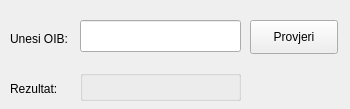
<?xml version="1.0" encoding="UTF-8"?>
<ui version="4.0">
 <class>Form</class>
 <widget class="QWidget" name="Form">
  <property name="geometry">
   <rect>
    <x>0</x>
    <y>0</y>
    <width>350</width>
    <height>109</height>
   </rect>
  </property>
  <property name="windowTitle">
   <string>Form</string>
  </property>
  <widget class="QLineEdit" name="lineEdit">
   <property name="geometry">
    <rect>
     <x>80</x>
     <y>20</y>
     <width>161</width>
     <height>32</height>
    </rect>
   </property>
  </widget>
  <widget class="QLabel" name="label">
   <property name="geometry">
    <rect>
     <x>10</x>
     <y>30</y>
     <width>71</width>
     <height>18</height>
    </rect>
   </property>
   <property name="text">
    <string>Unesi OIB:</string>
   </property>
  </widget>
  <widget class="QPushButton" name="pushButton">
   <property name="geometry">
    <rect>
     <x>250</x>
     <y>20</y>
     <width>88</width>
     <height>34</height>
    </rect>
   </property>
   <property name="text">
    <string>Provjeri</string>
   </property>
  </widget>
  <widget class="QLabel" name="label_2">
   <property name="geometry">
    <rect>
     <x>10</x>
     <y>80</y>
     <width>59</width>
     <height>18</height>
    </rect>
   </property>
   <property name="text">
    <string>Rezultat:</string>
   </property>
  </widget>
  <widget class="QGroupBox" name="groupBox">
   <property name="geometry">
    <rect>
     <x>80</x>
     <y>70</y>
     <width>161</width>
     <height>31</height>
    </rect>
   </property>
   <property name="title">
    <string/>
   </property>
  </widget>
 </widget>
 <resources/>
 <connections/>
</ui>
